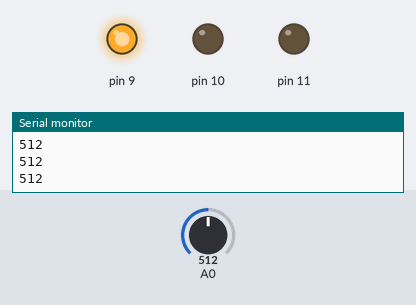
Bench run of a sketch on a simulated Arduino Uno, built with avr-gcc and run on an emulated ATmega328P. Parts: output pins drawn as LEDs (lit = HIGH), the last lines printed to the serial monitor. Inputs (shaded band) come from the test bench; at power-on: A0 = 512.

Above: at 1.2 s.
1.3 s: A0 set to 587
2.8 s: A0 set to 613
At 3.5 s:
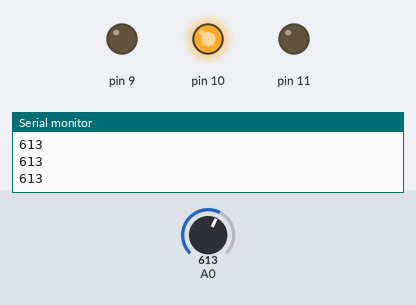
4.3 s: A0 set to 692
5.8 s: A0 set to 707
At 7.0 s:
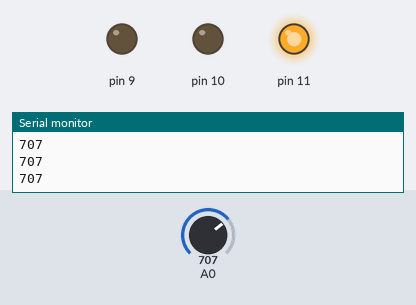
7.3 s: A0 set to 690
At 8.0 s:
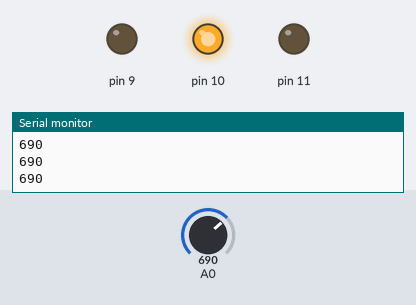
8.8 s: A0 set to 710
At 9.3 s:
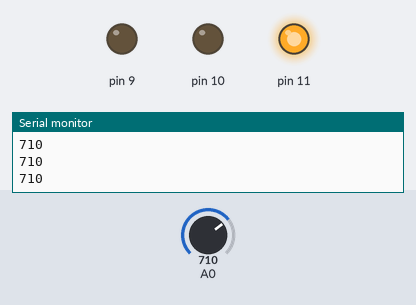
Timing chart, 0 to 11.3 s (numbered marks = the images above; inputs shaded):
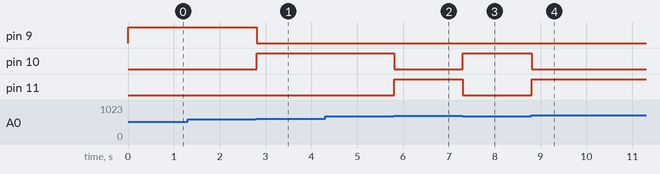

Measured:
- the behaviour switches between 599 and 600 on A0 (found by bisection; images 0 and 1)
- the behaviour switches between 699 and 700 on A0 (found by bisection; images 1 and 2)
- after the input at 2.8 s, pin 9: HIGH → LOW at once; pin 10: LOW → HIGH at once
- after the input at 5.8 s, pin 10: HIGH → LOW at once; pin 11: LOW → HIGH at once
- after the input at 7.3 s, pin 10: LOW → HIGH at once; pin 11: HIGH → LOW at once
- after the input at 8.8 s, pin 10: HIGH → LOW at once; pin 11: LOW → HIGH at once

The sketch:

023.ino
```cpp
void setup()
{
  Serial.begin(9600);
  pinMode(A0,INPUT);
  pinMode(9,OUTPUT);
  pinMode(10,OUTPUT);
  pinMode(11,OUTPUT);

}

void loop()
{
int Temp = analogRead(A0);
Serial.println(Temp);
if(Temp<600)
{
  digitalWrite(9,HIGH);
  digitalWrite(10,LOW);
  digitalWrite(11,LOW);
}
else if(Temp<700)
{
  digitalWrite(9,LOW);
  digitalWrite(10,HIGH);
  digitalWrite(11,LOW);
}
else if(Temp<800)
{
  digitalWrite(9,LOW);
  digitalWrite(10,LOW);
  digitalWrite(11,HIGH);
}

}
```
